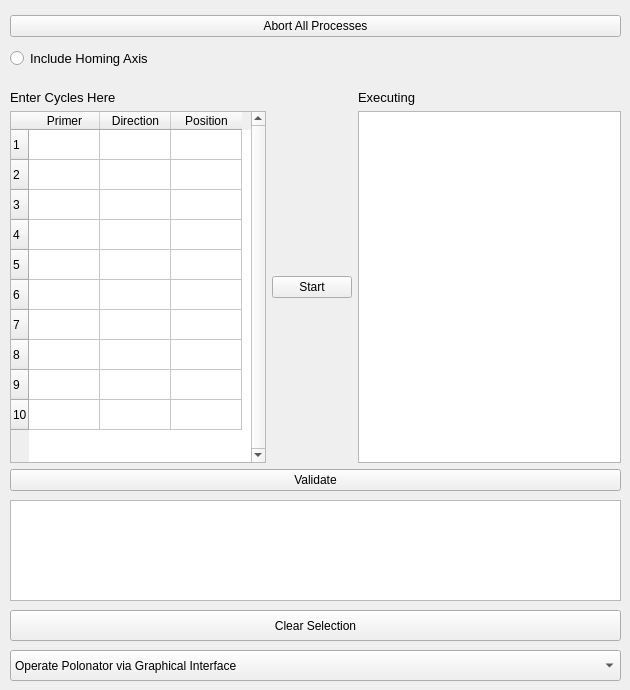
    <widget class="QWidget" name="sequenceTab">
     <attribute name="title">
      <string>Sequence</string>
     </attribute>
     <widget class="QWidget" name="layoutWidget">
      <property name="geometry">
       <rect>
        <x>10</x>
        <y>90</y>
        <width>611</width>
        <height>401</height>
       </rect>
      </property>
      <layout class="QVBoxLayout" name="verticalLayout_15">
       <item>
        <layout class="QGridLayout" name="gridLayout_6">
         <item row="0" column="0">
          <widget class="QLabel" name="EnterCyclesHerelabel_2">
           <property name="font">
            <font>
             <pointsize>10</pointsize>
            </font>
           </property>
           <property name="lineWidth">
            <number>1</number>
           </property>
           <property name="midLineWidth">
            <number>1</number>
           </property>
           <property name="text">
            <string>Enter Cycles Here</string>
           </property>
          </widget>
         </item>
         <item row="0" column="2">
          <widget class="QLabel" name="Executinglabel_2">
           <property name="font">
            <font>
             <pointsize>10</pointsize>
            </font>
           </property>
           <property name="text">
            <string>Executing</string>
           </property>
          </widget>
         </item>
         <item row="1" column="1">
          <widget class="QPushButton" name="seqStartPB">
           <property name="enabled">
            <bool>true</bool>
           </property>
           <property name="text">
            <string>Start</string>
           </property>
          </widget>
         </item>
         <item row="1" column="2">
          <widget class="QTextEdit" name="polonatorCycleList">
           <property name="focusPolicy">
            <enum>Qt::ClickFocus</enum>
           </property>
          </widget>
         </item>
         <item row="1" column="0">
          <widget class="QTableWidget" name="cycleTable">
           <property name="sizePolicy">
            <sizepolicy hsizetype="Fixed" vsizetype="Expanding">
             <horstretch>0</horstretch>
             <verstretch>0</verstretch>
            </sizepolicy>
           </property>
           <property name="lineWidth">
            <number>1</number>
           </property>
           <property name="verticalScrollBarPolicy">
            <enum>Qt::ScrollBarAlwaysOn</enum>
           </property>
           <property name="horizontalScrollBarPolicy">
            <enum>Qt::ScrollBarAlwaysOff</enum>
           </property>
           <property name="rowCount">
            <number>10</number>
           </property>
           <property name="columnCount">
            <number>3</number>
           </property>
           <attribute name="horizontalHeaderDefaultSectionSize">
            <number>71</number>
           </attribute>
           <attribute name="horizontalHeaderMinimumSectionSize">
            <number>71</number>
           </attribute>
           <row/>
           <row/>
           <row/>
           <row/>
           <row/>
           <row/>
           <row/>
           <row/>
           <row/>
           <row/>
           <column>
            <property name="text">
             <string>Primer</string>
            </property>
           </column>
           <column>
            <property name="text">
             <string>Direction</string>
            </property>
           </column>
           <column>
            <property name="text">
             <string>Position</string>
            </property>
           </column>
          </widget>
         </item>
        </layout>
       </item>
       <item>
        <widget class="QPushButton" name="cycleEntryValidatePB">
         <property name="text">
          <string>Validate</string>
         </property>
        </widget>
       </item>
      </layout>
     </widget>
     <widget class="QGraphicsView" name="sequenceGraphicsView">
      <property name="geometry">
       <rect>
        <x>10</x>
        <y>500</y>
        <width>611</width>
        <height>101</height>
       </rect>
      </property>
      <property name="verticalScrollBarPolicy">
       <enum>Qt::ScrollBarAlwaysOff</enum>
      </property>
      <property name="horizontalScrollBarPolicy">
       <enum>Qt::ScrollBarAsNeeded</enum>
      </property>
     </widget>
     <widget class="QPushButton" name="clearSelectionPB">
      <property name="geometry">
       <rect>
        <x>10</x>
        <y>610</y>
        <width>611</width>
        <height>31</height>
       </rect>
      </property>
      <property name="text">
       <string>Clear Selection</string>
      </property>
     </widget>
     <widget class="QComboBox" name="touchFlagCB">
      <property name="geometry">
       <rect>
        <x>10</x>
        <y>650</y>
        <width>611</width>
        <height>31</height>
       </rect>
      </property>
      <item>
       <property name="text">
        <string>Operate Polonator via Graphical Interface</string>
       </property>
      </item>
      <item>
       <property name="text">
        <string>Operate Polonator via Touch Sensor</string>
       </property>
      </item>
     </widget>
     <widget class="QWidget" name="layoutWidget_3">
      <property name="geometry">
       <rect>
        <x>10</x>
        <y>10</y>
        <width>611</width>
        <height>66</height>
       </rect>
      </property>
      <layout class="QGridLayout" name="gridLayout_3">
       <property name="leftMargin">
        <number>0</number>
       </property>
       <property name="bottomMargin">
        <number>0</number>
       </property>
       <property name="horizontalSpacing">
        <number>6</number>
       </property>
       <item row="0" column="0">
        <widget class="QPushButton" name="abortButton">
         <property name="text">
          <string>Abort All Processes</string>
         </property>
        </widget>
       </item>
       <item row="1" column="0">
        <widget class="QRadioButton" name="includeHomeAxisRB">
         <property name="font">
          <font>
           <pointsize>10</pointsize>
          </font>
         </property>
         <property name="text">
          <string>Include Homing Axis</string>
         </property>
        </widget>
       </item>
      </layout>
     </widget>
    </widget>
